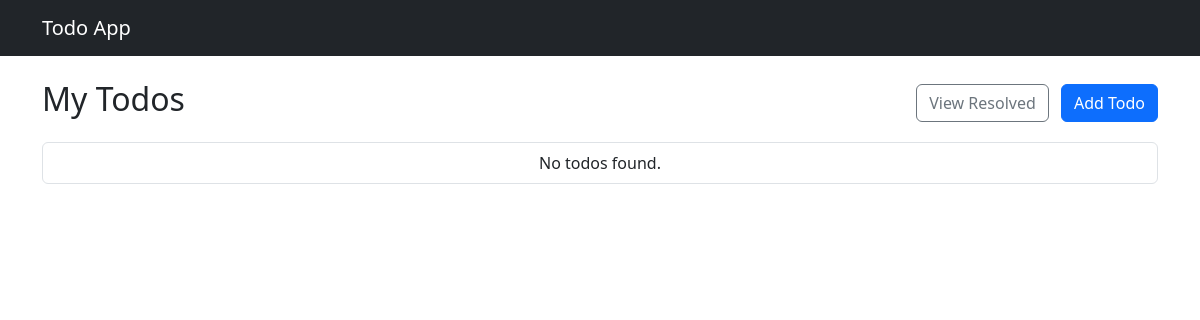
Page /api/todos/ on the earlier database version.
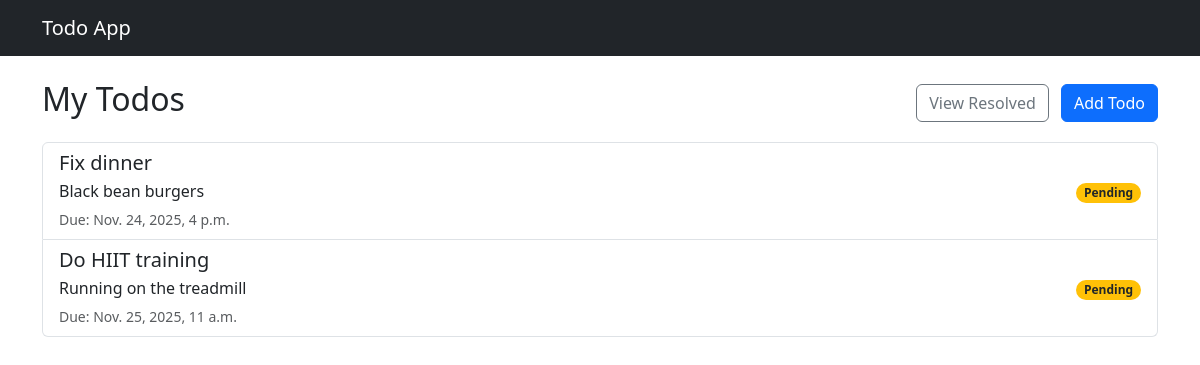
Same page on the later database version.
### todo_app/models.py (models this page shows, shortened)
class Todo(models.Model):
    title = models.CharField(max_length=200)
    description = models.TextField(blank=True, null=True)
    due_date = models.DateTimeField(blank=True, null=True)
    is_resolved = models.BooleanField(default=False)
    created_at = models.DateTimeField(auto_now_add=True)
    updated_at = models.DateTimeField(auto_now=True)

### todo_app/views.py (the view, shortened to what this page needs)
# urls.py: path('todos/', views.todo_list, name='todo_list'),
@csrf_exempt
def todo_list(request):
    if request.method == 'GET':
        todos = Todo.objects.filter(is_resolved=False).order_by('-created_at')
        return render(request, 'todo_app/home.html', {'todos': todos})

### todo_app/templates/todo_app/home.html (shortened to what this page needs)
{% extends 'todo_app/base.html' %}
{% block content %}
    <div class="row">
        <div class="col-md-12">
            <div class="d-flex justify-content-between align-items-center mb-3">
                <h2>My Todos</h2>
                <div>
                    <a href="{% url 'resolved_todos' %}" class="btn btn-outline-secondary me-2">View Resolved</a>
                    <button class="btn btn-primary" data-bs-toggle="modal" data-bs-target="#addTodoModal">Add Todo</button>
                </div>
            </div>
            <div class="list-group">
                {% for todo in todos %}
                    <a href="{% url 'todo_detail' todo.id %}" class="list-group-item list-group-item-action d-flex justify-content-between align-items-center">
                        <div>
                            <h5 class="mb-1 {% if todo.is_resolved %}text-decoration-line-through{% endif %}">{{ todo.title }}</h5>
                            {% if todo.description %}
                                <p class="mb-1">{{ todo.description }}</p>
                            {% endif %}
                            <small class="text-muted">
                                {% if todo.due_date %}Due: {{ todo.due_date }}{% endif %}
                            </small>
                        </div>
                        <div>
                            <span class="badge {% if todo.is_resolved %}bg-success{% else %}bg-warning text-dark{% endif %} rounded-pill">
                                {% if todo.is_resolved %}Resolved{% else %}Pending{% endif %}
                            </span>
                        </div>
                    </a>
                {% empty %}
                    <div class="list-group-item text-center">No todos found.</div>
                {% endfor %}
            </div>
        </div>
    </div>
{% endblock %}

### todo_app/templates/todo_app/base.html (shortened to what this page needs)
<!DOCTYPE html>
<html lang="en">
<head>
    <link rel="stylesheet" href="https://cdn.jsdelivr.net/npm/bootstrap@5.3.0/dist/css/bootstrap.min.css">
</head>
<body>
    <nav class="navbar navbar-expand-lg navbar-dark bg-dark mb-4">
        <div class="container">
            <a class="navbar-brand" href="#">Todo App</a>
        </div>
    </nav>
    <div class="container">
        {% block content %}
        {% endblock %}
    </div>
</body>
</html>

Differences in the rows shown:
added Todo: title "Fix dinner", description "Black bean burgers", due_date "Nov. 24, 2025, 4 p.m.", is_resolved "Pending"
added Todo: title "Do HIIT training", description "Running on the treadmill", due_date "Nov. 25, 2025, 11 a.m.", is_resolved "Pending"
Other differences:
text no longer shown: "No todos found."
